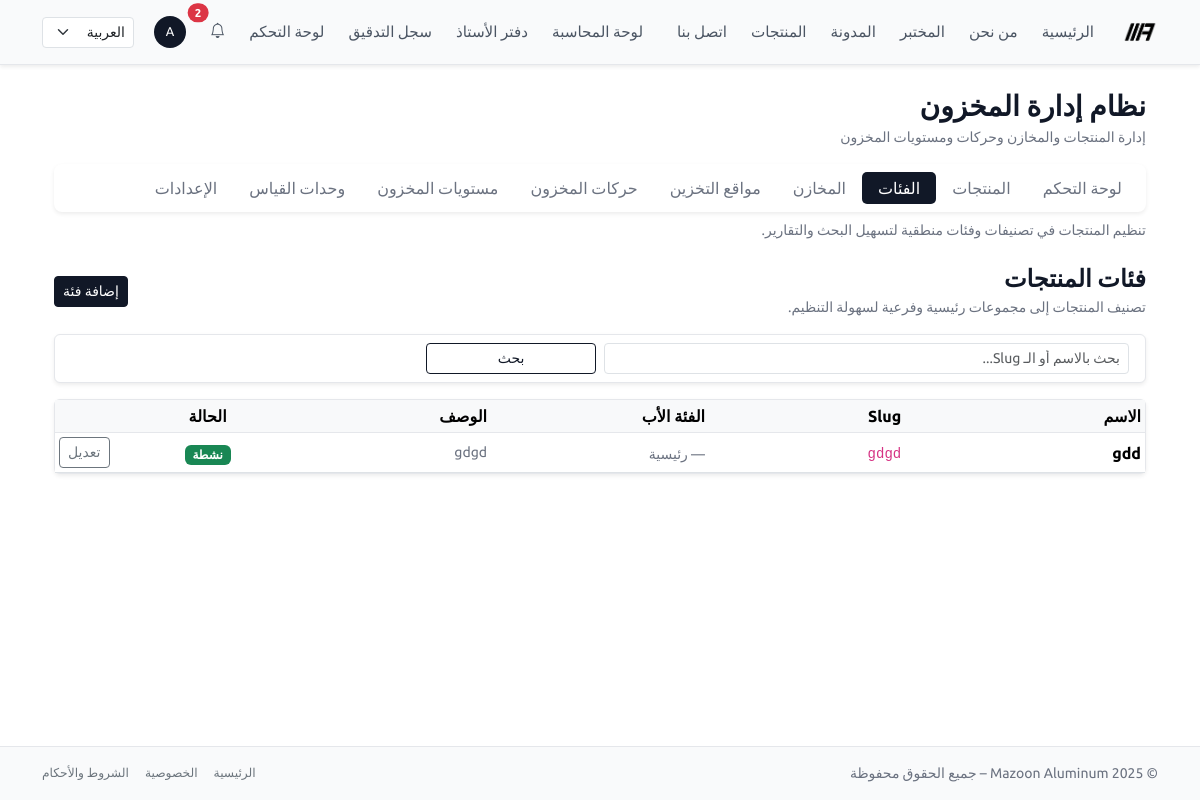
Page /ar/inventory/categories/ (signed in) on the earlier database version.
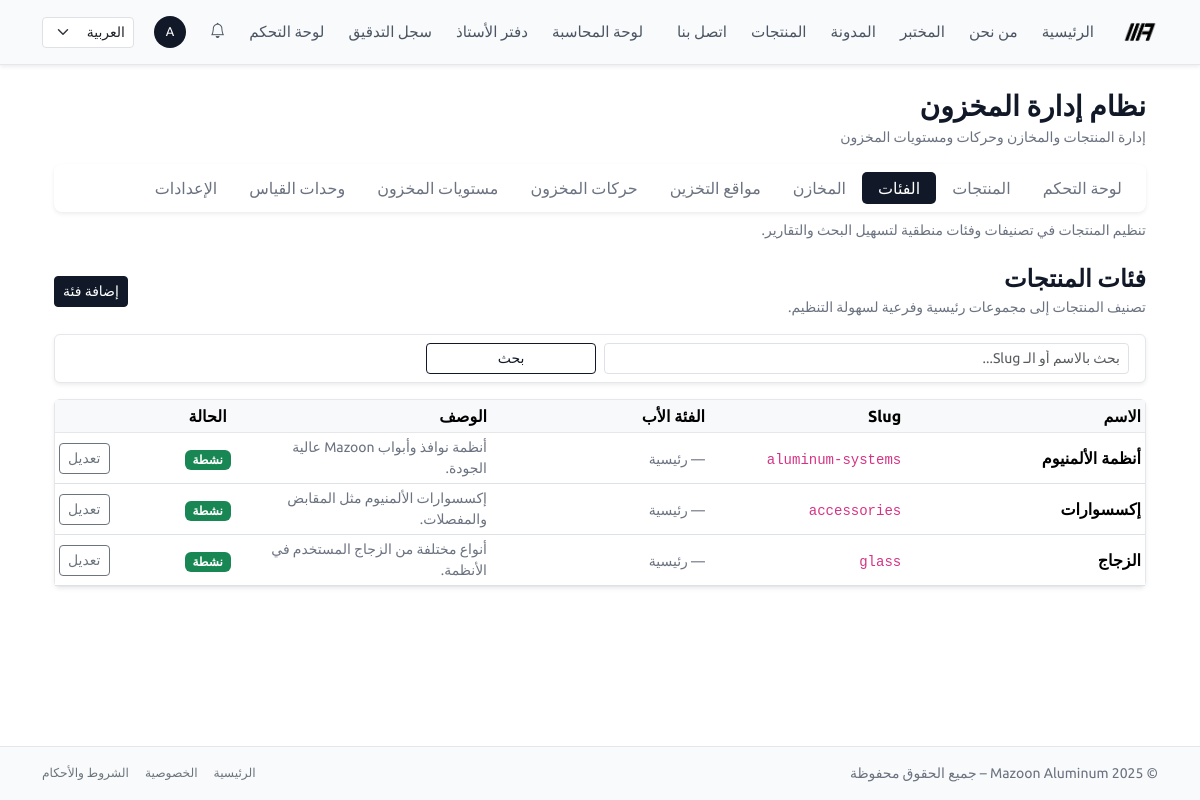
Same page on the later database version.
### inventory/models.py (models this page shows, shortened)
class ProductCategory(TimeStampedModel):
    slug = models.SlugField(
        max_length=120,
        unique=True,
        verbose_name=_("المعرّف (Slug)"),
        help_text=_("معرّف يصلح للرابط بدون مسافات، مثل: mazoon-46-system"),
    )
    name = models.CharField(
        max_length=200,
        verbose_name=_("اسم التصنيف"),
    )
    description = models.TextField(
        blank=True,
        verbose_name=_("وصف التصنيف"),
    )
    parent = models.ForeignKey(
        "self",
        on_delete=models.SET_NULL,
        null=True,
        blank=True,
        related_name="children",
        verbose_name=_("التصنيف الأب"),
    )
    is_active = models.BooleanField(
        default=True,
        verbose_name=_("نشط"),
    )
    objects = ProductCategoryManager()
    class Meta:
        verbose_name = _("تصنيف منتج")
        verbose_name_plural = _("تصنيفات المنتجات")
        ordering = ("name",)

### inventory/views.py (the view)
class ProductCategoryListView(InventoryStaffRequiredMixin, ListView):
    model = ProductCategory
    template_name = "inventory/category/list.html"
    context_object_name = "categories"
    paginate_by = 25
    def get_queryset(self):
        qs = ProductCategory.objects.all().order_by("name")
        q = self.request.GET.get("q", "").strip()
        if q:
            qs = qs.filter(
                Q(name__icontains=q)
                | Q(slug__icontains=q)
            )
        self.search_query = q
        return qs
    def get_context_data(self, **kwargs):
        ctx = super().get_context_data(**kwargs)
        ctx["q"] = getattr(self, "search_query", "")
        ctx["subsection"] = "categories"
        return ctx

### core/context_processors/notifications.py (called while the page is built)
def notifications_context(request):
    user = request.user
    if not user.is_authenticated:
        return {}
    base_qs = Notification.objects.for_user(user)
    unread_count = base_qs.unread().count()
    recent_notifications = list(
        base_qs.select_related("target_content_type")[:10]
    )
    return {
        "notif_unread_count": unread_count,
        "notif_recent": recent_notifications,
        "notif_has_unread": unread_count > 0,
    }

### core/models/notifications.py (called while the page is built)
    def visible(self):
        return self.filter(is_deleted=False)

    def for_user(self, user):
        return self.visible().filter(recipient=user)

    def unread(self):
        return self.filter(is_read=False)

    @property
    def bootstrap_level_class(self) -> str:
        mapping = {
            self.Levels.INFO: "bg-secondary-subtle text-secondary-emphasis",
            self.Levels.SUCCESS: "bg-success-subtle text-success-emphasis",
            self.Levels.WARNING: "bg-warning-subtle text-warning-emphasis",
            self.Levels.ERROR: "bg-danger-subtle text-danger-emphasis",
        }
        return mapping.get(self.level, "bg-secondary-subtle text-secondary-emphasis")

### templates/inventory/category/list.html (shortened to what this page needs)
{% extends "inventory/base_inventory.html" %}
{% load i18n %}
{% block inventory_content %}
<div class="d-flex justify-content-between align-items-center mb-3">
  <div>
    <h1 class="h4 fw-bold mb-1">{% trans "فئات المنتجات" %}</h1>
    <p class="text-muted small mb-0">
      {% trans "تصنيف المنتجات إلى مجموعات رئيسية وفرعية لسهولة التنظيم." %}
    </p>
  </div>
  <a href="{% url 'inventory:category_create' %}" class="btn btn-primary btn-sm">
    {% trans "إضافة فئة" %}
  </a>
</div>
<div class="card border-0 shadow-sm mb-3">
  <div class="card-body py-2">
    <form method="get" class="row g-2 align-items-center">
      <div class="col-md-6">
        <input type="text"
               name="q"
               value="{{ q }}"
               class="form-control form-control-sm"
               placeholder="{% trans 'بحث بالاسم أو الـ Slug...' %}">
      </div>
      <div class="col-md-2">
        <button class="btn btn-outline-primary btn-sm w-100">
          {% trans "بحث" %}
        </button>
      </div>
    </form>
  </div>
</div>
<div class="card border-0 shadow-sm">
  <div class="card-body p-0">
    <table class="table table-sm table-hover mb-0 align-middle">
      <thead class="table-light">
        <tr>
          <th style="width: 22%;">{% trans "الاسم" %}</th>
          <th style="width: 18%;">{% trans "Slug" %}</th>
          <th style="width: 20%;">{% trans "الفئة الأب" %}</th>
          <th>{% trans "الوصف" %}</th>
          <th class="text-center" style="width: 8%;">{% trans "الحالة" %}</th>
          <th class="text-end" style="width: 10%;"></th>
        </tr>
      </thead>
      <tbody>
        {% for c in object_list %}
          <tr>
            <td class="fw-semibold">{{ c.name }}</td>
            <td><code class="small">{{ c.slug }}</code></td>
            <td>
              {% if c.parent %}
                {{ c.parent.name }}
              {% else %}
                <span class="text-muted small">— {% trans "رئيسية" %}</span>
              {% endif %}
            </td>
            <td class="text-muted small">
              {{ c.description|default:"-" }}
            </td>
            <td class="text-center">
              {% if c.is_active %}
                <span class="badge bg-success">{% trans "نشطة" %}</span>
              {% else %}
                <span class="badge bg-secondary">{% trans "موقوفة" %}</span>
              {% endif %}
            </td>
            <td class="text-end">
              <a href="{% url 'inventory:category_update' c.pk %}"
                 class="btn btn-sm btn-outline-secondary">
                {% trans "تعديل" %}
              </a>
            </td>
          </tr>
        {% empty %}
          <tr>
            <td colspan="6" class="text-center text-muted py-3">
              {% trans "لا توجد فئات مسجلة حالياً." %}
            </td>
          </tr>
        {% endfor %}
      </tbody>
    </table>
  </div>
</div>
{% endblock %}

Differences in the rows shown:
removed ProductCategory: name "gdd", slug "gdgd", description "gdgd"
added ProductCategory: name "أنظمة الألمنيوم", slug "aluminum-systems", description "أنظمة نوافذ وأبواب Mazoon عالية الجودة."
added ProductCategory: name "إكسسوارات", slug "accessories", description "إكسسوارات الألمنيوم مثل المقابض والمفصلات."
added ProductCategory: name "الزجاج", slug "glass", description "أنواع مختلفة من الزجاج المستخدم في الأنظمة."
Other differences:
{{ notif_unread_count }}: "2" → (not shown)
